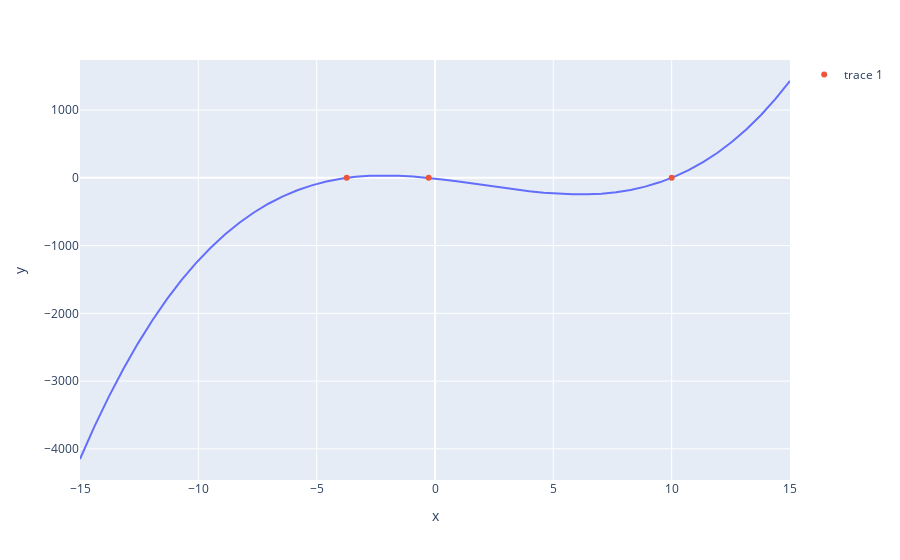

This figure's notebook cell:
### Code cell
#plt.plot(np.linspace(-15, 15), poly(np.linspace(-15, 15)))
fig=px.line(x=np.linspace(-15, 15),y=poly(np.linspace(-15, 15)))
fig.add_trace(go.Scatter(x=np.asfarray(list(Spannung3.eigenvals())), 
                         y=poly(np.asfarray(list(Spannung3.eigenvals()))),
                         mode='markers',))
fig.show()

### Figure 1 — Plotly figure (JSON) as saved in the notebook; plotly's stock layout.template omitted (floating-point values rounded to 4 significant figures)
{"data": [{"hovertemplate": "x=%{x}<br>y=%{y}<extra></extra>", "legendgroup": "", "line": {"color": "#636efa", "dash": "solid"}, "marker": {"symbol": "circle"}, "mode": "lines", "name": "", "orientation": "v", "showlegend": false, "type": "scatter", "x": [-15, -14.39, -13.78, -13.16, -12.55, -11.94, -11.33, -10.71, -10.1, -9.49, -8.878, -8.265, -7.653, -7.041, -6.429, -5.816, -5.204, -4.592, -3.98, -3.367, -2.755, -2.143, -1.531, -0.9184, -0.3061, 0.3061, 0.9184, 1.531, 2.143, 2.755, 3.367, 3.98, 4.592, 5.204, 5.816, 6.429, 7.041, 7.653, 8.265, 8.878, 9.49, 10.1, 10.71, 11.33, 11.94, 12.55, 13.16, 13.78, 14.39, 15], "xaxis": "x", "y": [-4150, -3669.0, -3225.0, -2817.0, -2443.0, -2101.0, -1791.0, -1511.0, -1259.0, -1035.0, -836.3, -662.2, -511.2, -381.9, -272.9, -182.9, -110.5, -54.25, -12.84, 15.11, 30.99, 36.18, 32.05, 19.98, 1.348, -22.47, -50.1, -80.16, -111.3, -142.1, -171.2, -197.2, -218.8, -234.5, -243.1, -243.0, -233.0, -211.7, -177.6, -129.4, -65.82, 14.64, 113.3, 231.6, 370.9, 532.5, 717.8, 928.3, 1165.0, 1430], "yaxis": "y"}, {"mode": "markers", "type": "scatter", "x": [10, -3.732, -0.2679], "y": [0, 0, 0]}], "layout": {"legend": {"tracegroupgap": 0}, "margin": {"t": 60}, "xaxis": {"anchor": "y", "domain": [0, 1], "title": {"text": "x"}, "type": "linear", "range": [-15, 15], "autorange": true}, "yaxis": {"anchor": "x", "domain": [0, 1], "title": {"text": "y"}, "type": "linear", "range": [-4460, 1740], "autorange": true}, "autosize": true}}
